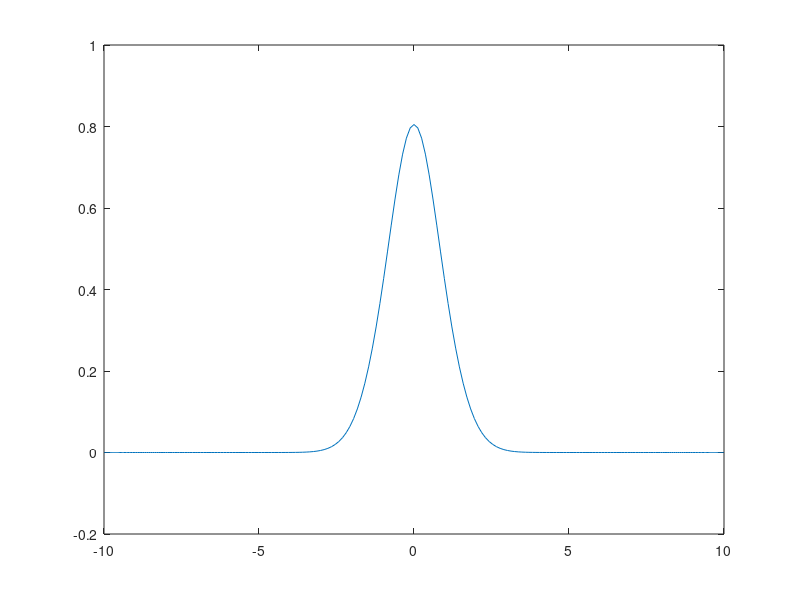

Write the MATLAB code that produced this figure.
function [] = Time_indepdent_Gross_Pitaevskii_eq_1D 
%%%
%%% --- 1D time-independent Gross-Pitaevskii equation for Bose-Einstein condesation at T = 0 K
%
% [-0.5*nabla^2_xx + V_ext + V_mf]*psi(x) = mu*psi(i);
% mu is chemical potential per particle
% V_mf = lambda*|psi|^2 is mean-field potential
% V_ext = 0.5*x^2 is external harmonic potenial 
% E = mu - 0.5*< |lambda*|psi|^2| > is energy per particle
% 
% Uses: function legDC2 - differentation matrix based on Legendre-Gauss-Lobatto nodes
%%% ---
%
% References:
%          1.Ts. Tsogbayar, Ts. Banzragch, & Kh. Tsookhuu, Proceeding of
%           International Conference of Applied Science and Engineering -
%           2021, Ulaanbaatar, Mongolia 
%          2. Ts.Banzragch & Ch.Khurelbaatar, Booklet of Young Researchers' Meeting - Khureltogoot-2017, Mongolia
%          3. Yu-Ren S., Guang-Hui W., and Cong-Bo L., et al., (2012) Chin. Phys. Lett. 29, 110302
%           
%
% Written by Tsogbayar Tsednee (PhD), Institute of Physics and Technology,
%                                     Mongolian Academy of Sciences, Ulaanbaatar, Mongolia 
% Contact: tsog215@gmail.com
% Date: October 22, 2021
%
format short
clear;
%
clc;
N = 256; a = -10.0; b = -a; % grid parameters & you may change them.
itermax = 300; tol = 10^(-8); % computational parameters & you may change them.
%
eig_num = 1.; % eigenvalue index & you may change it
%
alf = 0.50; % convergence parameter & you may change it 
%
lambda = -1.0; % lambda > 0 is for repulsive potential; 
               % lambda < 0 is for attractive potential
%
%%%
[x,wx,D]=legDC2(N,a,b);
wx = wx(2:N); x = x(2:N); 
D2 = (2/(b-a))^2*D^2;
D2 = D2(2:N,2:N);         % differentation matrix taking into account the boundary condition
%
wf_1s = exp(-0.5*x.^2);%./(pi)^(1/4); % initial trial function 
sm = sum(wx.*wf_1s.*wf_1s);
n_c = 1./sqrt(abs(sm));      % The normalization constant
wf_1s = n_c*wf_1s;
%%%
V_old = lambda*wf_1s.^2; 
%
V_mf = sum(wx.*wf_1s.*V_old.*wf_1s); % expectation value of the mean-field potential
%
V_sq = wf_1s.^2;
%
for iter = 1:itermax
%    
%    iter 
    V_old_sq = V_sq;
    V_new = lambda*V_old_sq;
    V_mf = sum(wx.*V_old_sq.*V_new);
%    
    V_n = alf*V_new + (1-alf)*V_old;
    V_old = V_n;
%%% The Hamiltonian
    H_ham = -0.5*D2 + 0.5*diag(x.^2) + diag(V_n);
%
    [Vec,En] = eig(H_ham);                                     % Eigenvalue problem
    En = diag(En);
    [foo, ij] = sort(En);
    En = En(ij);
%    [En(1),En(2),En(3),En(4),En(5)];
%
    Vec = Vec(:,ij);                       % The unnormalized eigenfunctions
    V1 = Vec(:,eig_num);                         % The unnormalized eigenfunction for the ground state, 
                                       % here 1 is for the ground state, 2,3... are corresponded 
                                       % for the excited states
%V1 = [0.,;V1,;0.];
    sm = sum(wx.*V1.*V1);    
    %
    n_c = 1./sqrt(abs(sm));      % The normalization constant
    V1 = n_c*V1;
    %
    V_ext = sum(wx.*V1.*(0.5*x.^2).*V1);
    %
    En_total = En(eig_num) - 0.5*V_mf;
    
    V_nsq = V1.*V1;
    
    cor = rms(V_nsq - V_old_sq);     
%
    V_sq = V_nsq;
%
    if (cor < tol)
        break
    end  
    
[iter, V_mf, V_ext, En(eig_num), En_total  ]  ;

end
%
[lambda, iter, V_mf, V_ext, En(eig_num), En_total  ]  
%
plot(x,V1) % plot of psi(x)
%
%
end
%%%
% [lambda, iter, V_mf, V_ext, En(eig_num), En_total  ]
%
% for repulsive potential (lambda > 0) & alf = 0.2
%  1.0000   41.0000    0.3609    0.2996    0.8699    0.6895
%  5.0000   34.0000    1.3908    0.4842    2.0115    1.3161
% 10.0000   34.0000    2.3202    0.6835    3.1072    1.9471
%%%%
% for attactive potential (lambda < 0) & alf = 0.5
% -1.0000   25.0000   -0.4510    0.2005    0.0627    0.2882
% -5.0000   57.0000   -4.3856    0.0582   -3.1728   -0.9801


%%%%%%%%%%%%%%%%%%%%%%%%%%%%%%%%%%%%%%%%%%%%%%%%%%%%%%%%%%%%%%%%%%%%%%%%%%%%%%%%%%%%
function [xi,w,D]=legDC2(N,a,b)

%%%%%%%%%%%%%%%%%%%%%%%%%%%%%%%%%%%%%%%%%%%%%%%%%%%%%%%%%%%%%%%%%%%%%%%%%%%%%%%%
%
% legDc.m
%
% Computes the Legendre differentiation matrix with collocation at the 
% Legendre-Gauss-Lobatto nodes.
%
% Reference: 
%   C. Canuto, M. Y. Hussaini, A. Quarteroni, T. A. Tang, "Spectral Methods
%   in Fluid Dynamics," Section 2.3. Springer-Verlag 1987
%
% Written by Greg von Winckel - 05/26/2004
% Contact: gregvw@chtm.unm.edu
%
%%%%%%%%%%%%%%%%%%%%%%%%%%%%%%%%%%%%%%%%%%%%%%%%%%%%%%%%%%%%%%%%%%%%%%%%%%%%%%%%


% Truncation + 1
N1=N+1;

% CGL nodes
xc=cos(pi*(0:N)/N)';

% Uniform nodes
xu=linspace(-1,1,N1)';

% Make a close first guess to reduce iterations
if N<3
    x=xc;
else
    x=xc+sin(pi*xu)./(4*N);
end

% The Legendre Vandermonde Matrix
P=zeros(N1,N1);

% Compute P_(N) using the recursion relation
% Compute its first and second derivatives and 
% update x using the Newton-Raphson method.

xold=2;
while max(abs(x-xold))>eps

    xold=x;
        
    P(:,1)=1;    P(:,2)=x;
    
    for k=2:N
        P(:,k+1)=( (2*k-1)*x.*P(:,k)-(k-1)*P(:,k-1) )/k;
    end
     
    x=xold-( x.*P(:,N1)-P(:,N) )./( N1*P(:,N1) );
end

X=repmat(x,1,N1);
Xdiff=X-X'+eye(N1);

L=repmat(P(:,N1),1,N1);
L(1:(N1+1):N1*N1)=1;
D=(L./(Xdiff.*L'));
D(1:(N1+1):N1*N1)=0;
D(1)=(N1*N)/4;
D(N1*N1)=-(N1*N)/4;

% Linear map from[-1,1] to [a,b]
xi=(a*(1-x)+b*(1+x))/2;      % added by Tsogbayar Tsednee

% Compute the weights
w=(b-a)./(N*N1*P(:,N1).^2); % added by Tsogbayar Tsednee
return
end
